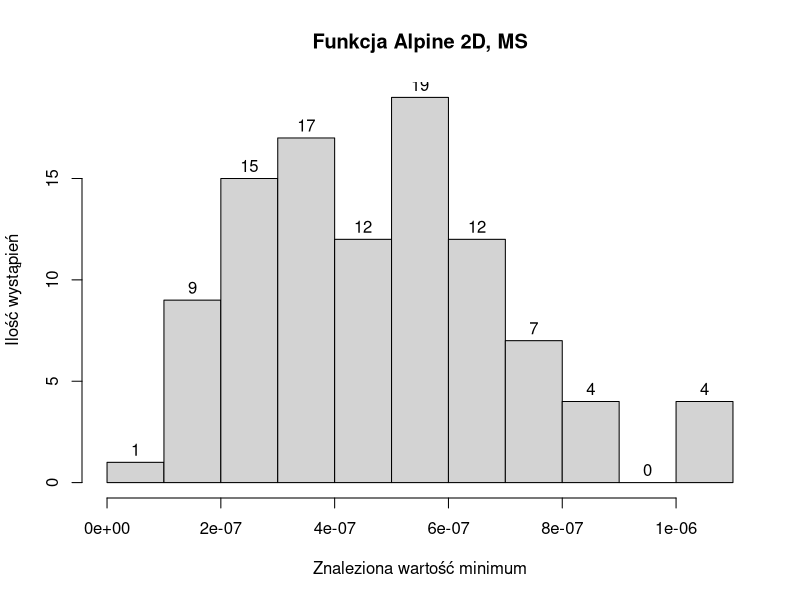
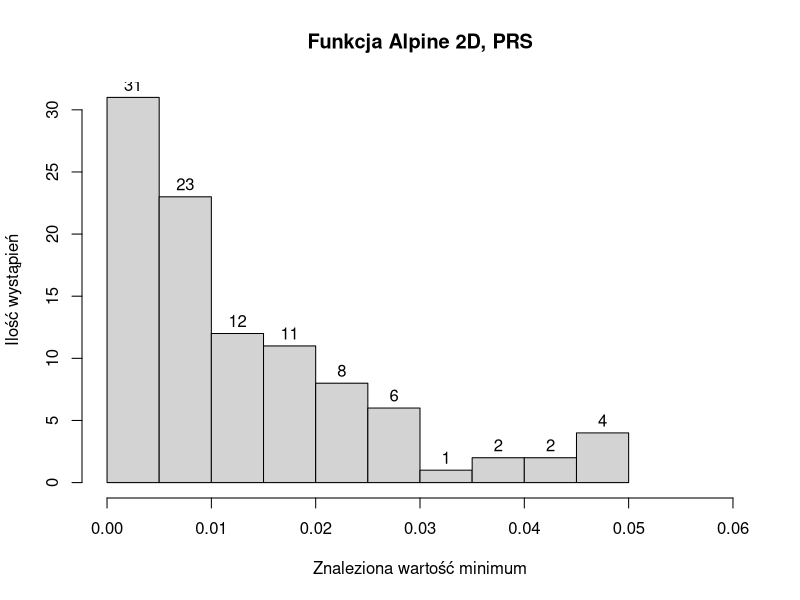
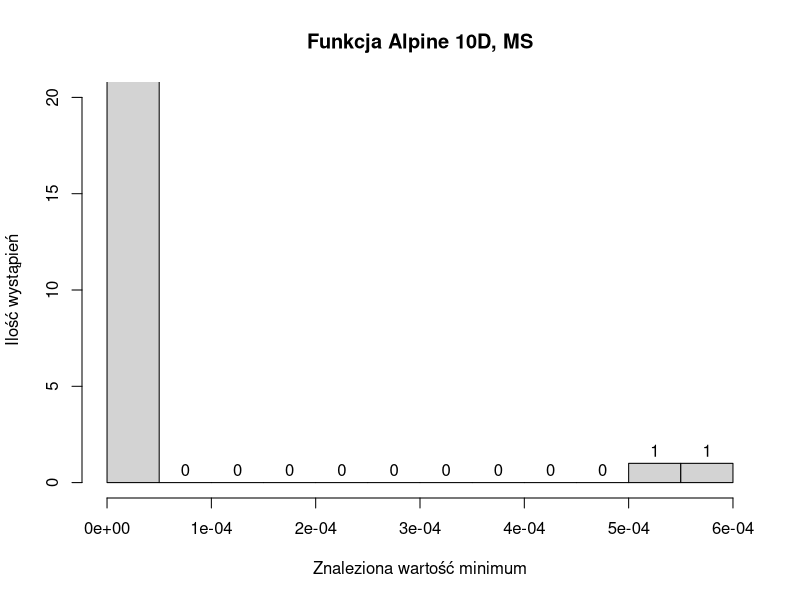
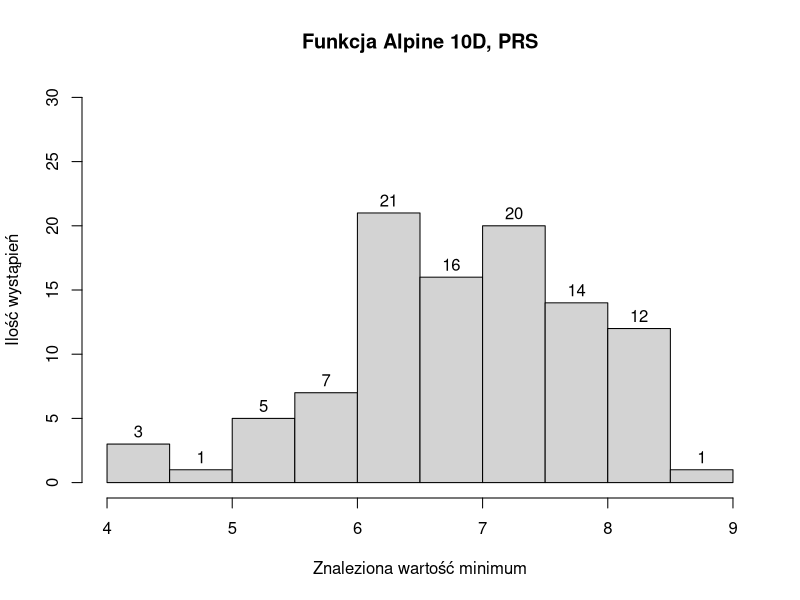
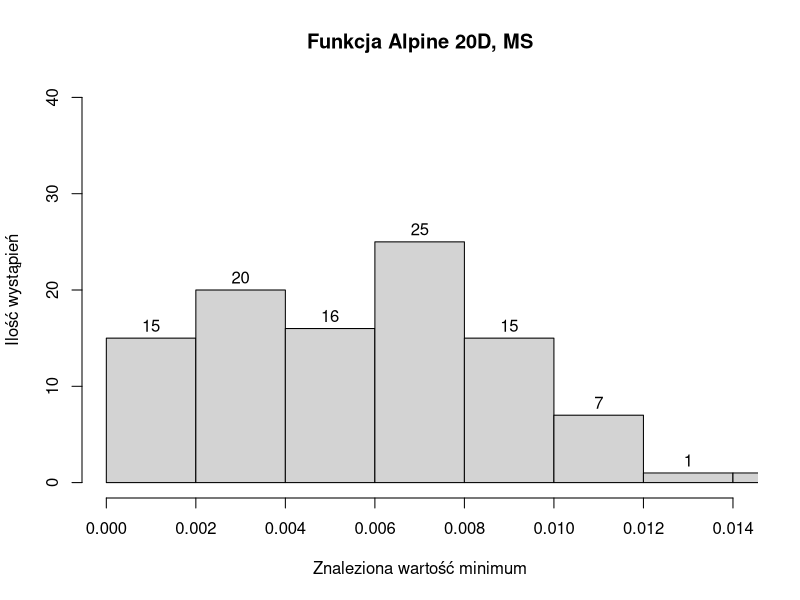
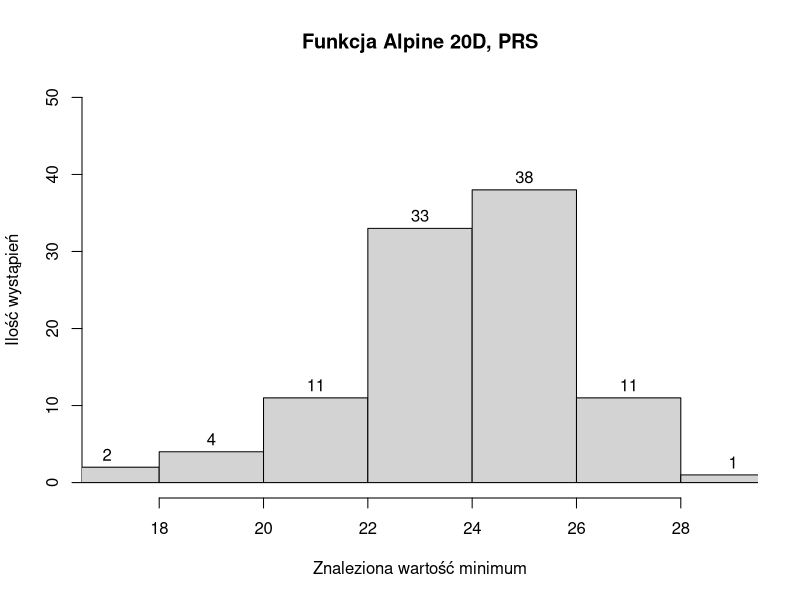
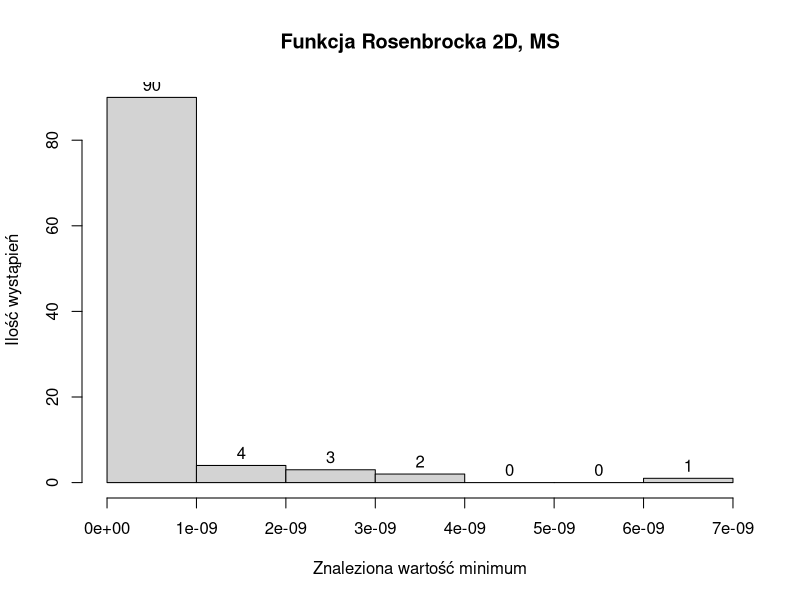
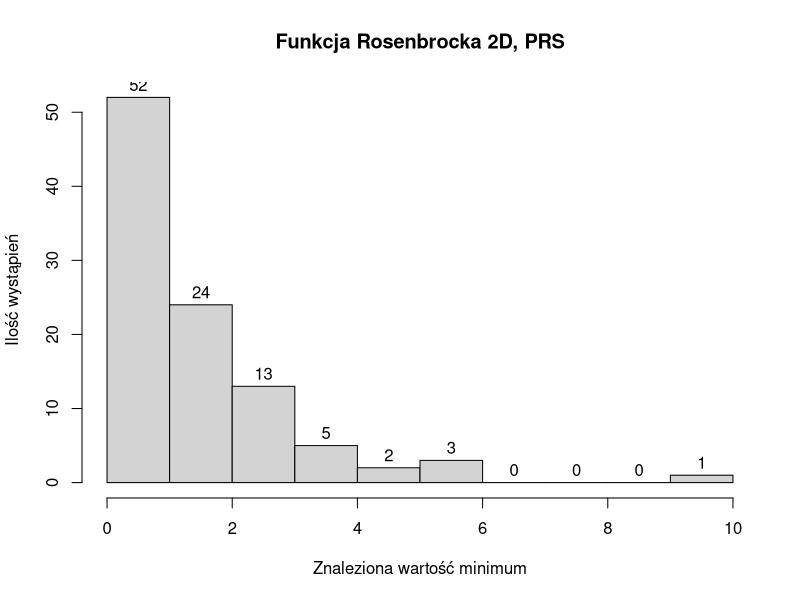

The R source for these figures, in order:
## ---- chunk 1
library(knitr)
ams2 <- read.csv("./res/alpine01ms2.csv")[, 1]
ams10 <- read.csv("./res/alpine01ms10.csv")[, 1]
ams20 <- read.csv("./res/alpine01ms20.csv")[, 1]
aprs2 <- read.csv("./res/alpine01prs2.csv")[, 1]
aprs10 <- read.csv("./res/alpine01prs10.csv")[, 1]
aprs20 <- read.csv("./res/alpine01prs20.csv")[, 1]
pms2 <- read.csv("./res/rosenbrockms2.csv")[, 1]
pms10 <- read.csv("./res/rosenbrockms10.csv")[, 1]
pms20 <- read.csv("./res/rosenbrockms20.csv")[, 1]
pprs2 <- read.csv("./res/rosenbrockprs2.csv")[, 1]
pprs10 <- read.csv("./res/rosenbrockprs10.csv")[, 1]
pprs20 <- read.csv("./res/rosenbrockprs20.csv")[, 1]

createTable <- function(f1,f2) {
  frame <- data.frame(
  Algorithm = c("MS", "PRS"),
  Mean = c(mean(f1), mean(f2)),
  Min = c(min(f1), min(f2)),
  Max = c(max(f1), max(f2)),
  Median = c(median(f1), median(f2)),
  LowerQuartile = c(quantile(f1, 0.25), quantile(f2, 0.25)),
  UpperQuartile = c(quantile(f1, 0.75), quantile(f2, 0.75))
)

kable(frame, col.names = c("Algorytm", "Średnia", "Min", "Max", "Mediana", "Dolny kwartyl", "Górny kwartyl"))
}

## ---- chunk 2
createTable(ams2,aprs2)
## ---- chunk 3
hist(ams2, main="Funkcja Alpine 2D, MS", 
     xlab = "Znaleziona wartość minimum", ylab = "Ilość wystąpień", labels = TRUE,
     xlim = c(0,11e-7)
     )
## ---- chunk 4
hist(aprs2, main="Funkcja Alpine 2D, PRS", 
     xlab = "Znaleziona wartość minimum", ylab = "Ilość wystąpień", labels = TRUE,
     xlim = c(0,0.06)
     )
## ---- chunk 5
createTable(ams10,aprs10)
## ---- chunk 6
hist(ams10, main="Funkcja Alpine 10D, MS", 
     xlab = "Znaleziona wartość minimum", ylab = "Ilość wystąpień", labels = TRUE,
     ylim = c(0,20)
     )
## ---- chunk 7
hist(aprs10, main="Funkcja Alpine 10D, PRS", 
     xlab = "Znaleziona wartość minimum", ylab = "Ilość wystąpień", labels = TRUE,
     ylim = c(0,30)
     )
## ---- chunk 8
createTable(ams20,aprs20)
## ---- chunk 9
hist(ams20, main="Funkcja Alpine 20D, MS", 
     xlab = "Znaleziona wartość minimum", ylab = "Ilość wystąpień", labels = TRUE,
     ylim = c(0,40), xlim = c(16e-6,14e-3)
     )
## ---- chunk 10
hist(aprs20, main="Funkcja Alpine 20D, PRS", 
     xlab = "Znaleziona wartość minimum", ylab = "Ilość wystąpień", labels = TRUE,
     ylim = c(0,50), xlim = c(17,29)
     )
## ---- chunk 11
createTable(pms2,pprs2)
## ---- chunk 12
hist(pms2, main="Funkcja Rosenbrocka 2D, MS", 
     xlab = "Znaleziona wartość minimum", ylab = "Ilość wystąpień", labels = TRUE
     )
## ---- chunk 13
hist(pprs2, main="Funkcja Rosenbrocka 2D, PRS", 
     xlab = "Znaleziona wartość minimum", ylab = "Ilość wystąpień", labels = TRUE
     )
## ---- chunk 14
createTable(pms10,pprs10)
## ---- chunk 15
hist(pms10, main="Funkcja Rosenbrocka 10D, MS", 
     xlab = "Znaleziona wartość minimum", ylab = "Ilość wystąpień", labels = TRUE,
     )
## ---- chunk 16
hist(pprs10, main="Funkcja Rosenbrocka 10D, PRS", 
     xlab = "Znaleziona wartość minimum", ylab = "Ilość wystąpień", labels = TRUE,
     )
## ---- chunk 17
createTable(pms20,pprs20)
## ---- chunk 18
hist(pms20, main="Funkcja Rosenbrocka 20D, MS", 
     xlab = "Znaleziona wartość minimum", ylab = "Ilość wystąpień", labels = TRUE,
     )
## ---- chunk 19
hist(pprs20, main="Funkcja Rosenbrocka 20D, PRS", 
     xlab = "Znaleziona wartość minimum", ylab = "Ilość wystąpień", labels = TRUE,
     )
## ---- chunk 20
t.test(x = aprs2, y = ams2, paired=TRUE)
## ---- chunk 21
t.test(x = aprs10, y = ams10, paired=TRUE)
## ---- chunk 22
t.test(x = aprs20, y = ams20, paired=TRUE)
## ---- chunk 23
t.test(x = pprs2, y = pms2, paired=TRUE)
## ---- chunk 24
t.test(x = pprs10, y = pms10, paired=TRUE)
## ---- chunk 25
t.test(x = pprs20, y = pms20, paired=TRUE)
